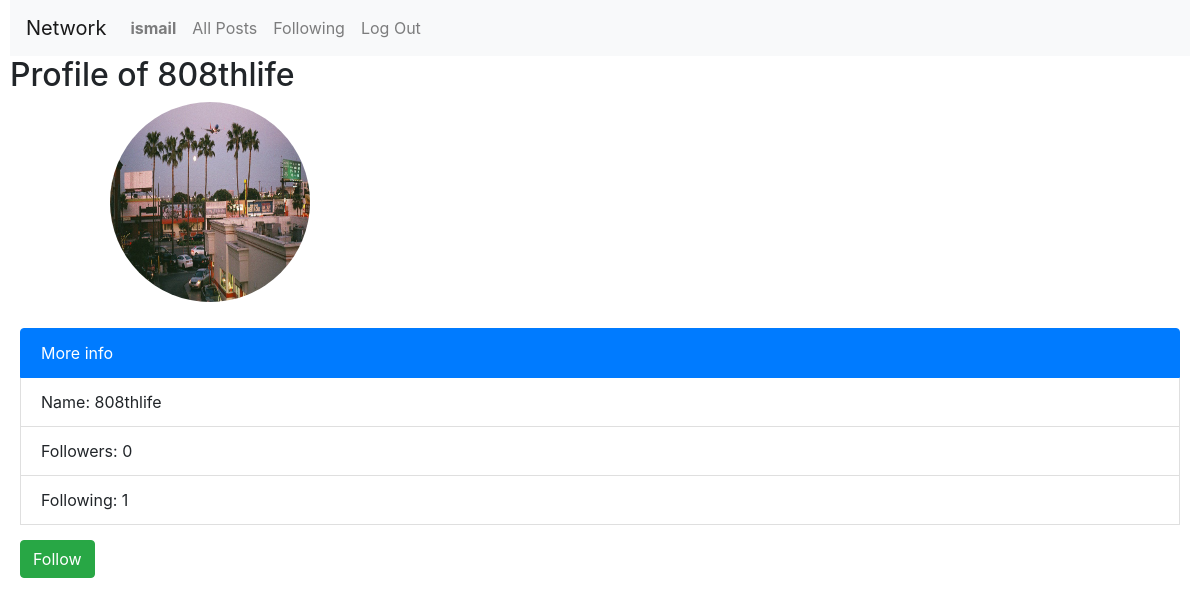
The page /profile/808thlife (signed in) on the database its author committed.
### network/models.py (models this page shows, shortened)
class User(AbstractUser):
    following = models.ManyToManyField(
    "self", blank=True, related_name="followers", symmetrical=False
    )

class Following(models.Model):
    follower = models.ForeignKey(User, related_name = "fllwer", on_delete= models.CASCADE)
    following = models.ManyToManyField(User, related_name = "followed")

### network/views.py (the view)
# urls.py: path("profile/<str:name>", views.profile, name = "profile"),
def profile(request, name):
    user = User.objects.get(username = name)
    currentUser = request.user
    if not Following.objects.filter(follower = user).exists():
        f = Following(follower = currentUser)
        f.save()
    followings = Following.objects.get(follower = currentUser)
    just = Following.objects.get(follower = user)
    print(user.followed.all())
    isFollowed = user in followings.following.all()
    context = {"profile": user, "isFollowed":isFollowed, "name":user.username, "following": Following.objects.get(follower = user)}
    return render(request,"network/profile.html", context)

### network/templates/network/profile.html (shortened to what this page needs)
{% extends 'network/layout.html' %}
{% load static %}
{% block body %}
<div>
    <h2>Profile of {{profile.username}}</h2>
    <div class ="main-profile">
        <div class = "info">
            <p>
                <img class = "round-photo"src="{% static 'network/img/41e8311543aba9491257f4d6f455322d.jpeg' %}" alt="" rounded-corners >
                <div class = "form-group">
                    <div>
                        <ul class="list-group">
                        <li class="list-group-item active" aria-current="true">More info</li>
                        <li class="list-group-item" id = "profile_username">Name: {{profile.username}}</li>
                        <li class="list-group-item">Followers: {{profile.followed.count}}</li>
                        <li class="list-group-item">Following: {{following.following.count}}</li>
                        {% if request.user.is_authenticated %}
                            {% if isFollowed %}
                            <div class ="form-group">
                                <form action="{% url 'core:unfollow' profile.username%}"  method = "POST">
                                    {% csrf_token %}
                                    <button class ="btn btn-danger" id = "follow">Unfollow</button>
                                </form>
                            </div>
                            {% else %}
                            <div class ="form-group">
                                <form action="{% url 'core:follow' profile.username%}" method = "POST">
                                    <button class ="btn btn-success" id = "follow">Follow</button>
                                </form>
                            </div>
                            {% endif %}
                        {% endif %}
                      </ul>
                    </div>
                </div>
            </p>
        </div>
    </div>
</div>
{% endblock body %}

### network/templates/network/layout.html (shortened to what this page needs)
{% load static %}
<!DOCTYPE html>
<html lang="en">
    <head>
        <link rel="stylesheet" href="https://cdn.jsdelivr.net/npm/bootstrap-icons@1.10.5/font/bootstrap-icons.css">
        <link rel="stylesheet" href="https://stackpath.bootstrapcdn.com/bootstrap/4.4.1/css/bootstrap.min.css">
        <link href="{% static 'network/css/styles.css' %}" rel="stylesheet">
    </head>
    <body>
        <nav class="navbar navbar-expand-lg navbar-light bg-light">
            <a class="navbar-brand" href="{% url 'core:index' %}">Network</a>
            <div>
              <ul class="navbar-nav mr-auto">
                {% if user.is_authenticated %}
                    <li class="nav-item">
                        <a class="nav-link" href="{% url 'core:profile'  user.username%}"><strong id = "username">{{ user.username }}</strong></a>
                    </li>
                {% endif %}
                <li class="nav-item">
                  <a class="nav-link" href="{% url 'core:index' %}">All Posts</a>
                </li>
                {% if user.is_authenticated %}
                    <li class="nav-item">
                        <a class="nav-link" href="{% url 'core:following' %}">Following</a>
                    </li>
                    <li class="nav-item">
                        <a class="nav-link" href="{% url 'core:logout' %}">Log Out</a>
                    </li>
                {% endif %}
              </ul>
            </div>
          </nav>
        <div class="body">
            {% block body %}
            {% endblock %}
        </div>
    </body>
</html>

### network/static/network/css/styles.css (style rules this page uses)
body { margin-left:10px; margin-right:10px; }
.list-group { padding: 10px; }
.round-photo { margin-left:100px; width: 200px; height: 200px; border-radius:75%; }
button { margin-top:15px; }

### rows shown on the page
User: username "ismail"
User: username "808thlife", followed.count "0"
Following: following.count "1"
